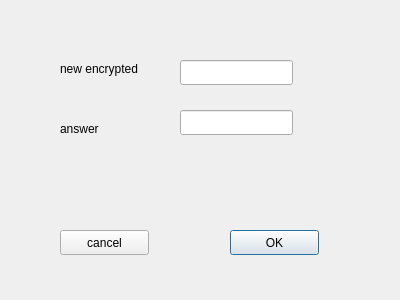
<?xml version="1.0" encoding="UTF-8"?>
<ui version="4.0">
 <class>mibaosiugai</class>
 <widget class="QDialog" name="mibaosiugai">
  <property name="geometry">
   <rect>
    <x>0</x>
    <y>0</y>
    <width>400</width>
    <height>300</height>
   </rect>
  </property>
  <property name="windowTitle">
   <string>Dialog</string>
  </property>
  <widget class="QLabel" name="newencrypyed">
   <property name="geometry">
    <rect>
     <x>60</x>
     <y>60</y>
     <width>111</width>
     <height>17</height>
    </rect>
   </property>
   <property name="text">
    <string>new encrypted</string>
   </property>
  </widget>
  <widget class="QLineEdit" name="lineEdit">
   <property name="geometry">
    <rect>
     <x>180</x>
     <y>60</y>
     <width>113</width>
     <height>25</height>
    </rect>
   </property>
  </widget>
  <widget class="QLineEdit" name="lineEdit_2">
   <property name="geometry">
    <rect>
     <x>180</x>
     <y>110</y>
     <width>113</width>
     <height>25</height>
    </rect>
   </property>
  </widget>
  <widget class="QPushButton" name="confirm">
   <property name="geometry">
    <rect>
     <x>230</x>
     <y>230</y>
     <width>89</width>
     <height>25</height>
    </rect>
   </property>
   <property name="text">
    <string>OK</string>
   </property>
  </widget>
  <widget class="QPushButton" name="cancel">
   <property name="geometry">
    <rect>
     <x>60</x>
     <y>230</y>
     <width>89</width>
     <height>25</height>
    </rect>
   </property>
   <property name="text">
    <string>cancel</string>
   </property>
  </widget>
  <widget class="QLabel" name="answer">
   <property name="geometry">
    <rect>
     <x>60</x>
     <y>120</y>
     <width>67</width>
     <height>17</height>
    </rect>
   </property>
   <property name="text">
    <string>answer</string>
   </property>
  </widget>
 </widget>
 <resources/>
 <connections/>
</ui>
